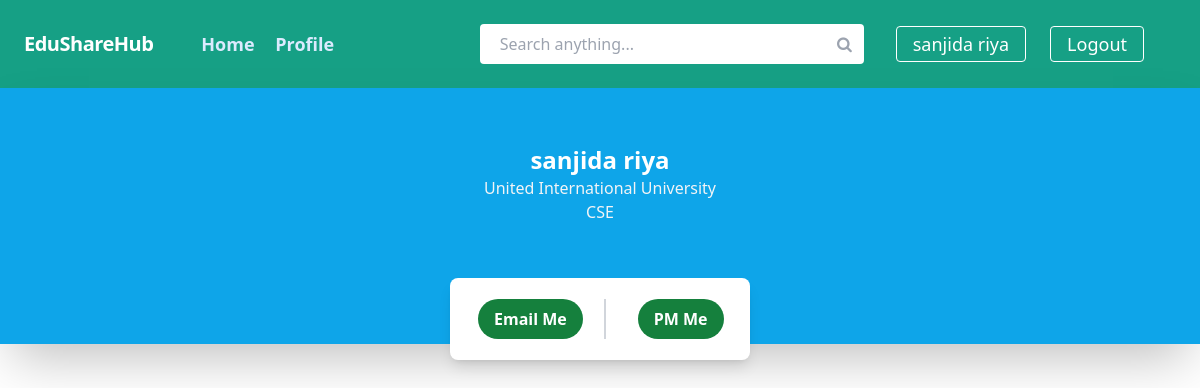
The page /user/profile.php?user_id=2 (signed in) on the database its author committed.
### tables this page shows
CREATE TABLE `users` (
  `f_name` varchar(30) NOT NULL,
  `l_name` varchar(30) NOT NULL,
  `profile_pic_url` varchar(300) DEFAULT NULL,
  `university` varchar(100) NOT NULL,
  `department` varchar(100) NOT NULL,
  `email` varchar(50) NOT NULL,
  `u_id` int(11) NOT NULL,
  `domain` varchar(20) NOT NULL,
  `password` varchar(100) NOT NULL,
  `date` timestamp NOT NULL DEFAULT current_timestamp() ON UPDATE current_timestamp()
);

### include/main-function.php (called while the page is built, shortened)
<?php
    function check_login($conn)
    {
        if (isset($_SESSION['email'])) {
            $id = $_SESSION['email'];
            $query = "SELECT * FROM users WHERE email = '$id'";
            $result = $conn -> query($query);
            if ($result && mysqli_num_rows($result) > 0)
                return mysqli_fetch_assoc($result);
        }
        die;
    }
    function get_user($conn, $u_id)
    {
        $query = "SELECT * FROM users WHERE u_id = '$u_id'";
        $result = $conn -> query($query);
        if ($result && mysqli_num_rows($result) > 0)
            return mysqli_fetch_assoc($result);
        die;
    }

### user/profile.php (the view, shortened to what this page needs)
<!DOCTYPE html>
<html lang="en">
<?php
    require_once '../header.php';
    $user_data = check_login($conn);
    $current_uid = $user_data['u_id'];
    if(isset($_GET['user_id'])) {
        $user_data = get_user($conn, $_GET['user_id']);
    }
    else
        $posts = view_post_by_id($conn, $user_data, $user_data['u_id']);
?>
    <link rel="stylesheet" href="<?php echo CSS['profile.css']."?".time(); ?>">
    <link rel="stylesheet" href="<?php echo CSS['post.css']."?".time(); ?>">
<link rel="stylesheet" href="<?php echo CSS['modal.css']."?".time(); ?>">
</head>
<body>
<?php require_once INCLUDES['nav-logged-template']; ?>
<div class="profile-container">
    <div class="profile-top-gap"> </div>
    <div class="profile-info-container">
        <div class="profile-info-content">
            <div class="profile-info-title">
                <?php echo $user_data['f_name']. ' ' .$user_data['l_name']; ?>
            </div>
            <div class="profile-info-other">
                <?php echo $user_data['university'] ?>
            </div>
            <div class="profile-info-other">
                <?php echo $user_data['department'] ?>
            </div>
        </div>
    </div>
<?php if ($current_uid != $user_data['u_id']) {
    $contact_code_p1 = <<<'EOD'
    <div class="profile-contact-container" style="top:1em">
        <div class="profile-contact-first-of-two">
            <a href="
EOD;
    $contact_code_p2 = <<<'EOD'
" class="profile-btn-contact">
                Email Me
            </a>
        </div>
        <div class="profile-contact-second-of-two">
            <a href="
EOD;
    $contact_code_p3 = <<<'EOD'
" class="profile-btn-contact">
                PM Me
            </a>
        </div>
    </div>
EOD;
    echo $contact_code_p1."mailto:".$user_data['email'].$contact_code_p2.PAGES['private-chat']."?receiver_uid=".$user_data['u_id'].$contact_code_p3;
}
?>
</div>
</body>
</html>

### template/nav-menu-for-logged-user.php (shortened to what this page needs)
<div class="nav-menu-container">
    <div class="nav-menu-wrapper">
        <a href="<?php echo PAGES['home']; ?>" class="nav-menu-item mr-4c">
            Home
        </a>
        <a href="<?php echo PAGES['profile']; ?>" class="nav-menu-item mr-4c">
            Profile
        </a>
    </div>
    <div class="search-bar">
        <div class="search-bar-container">
            <form action="<?php echo PAGES['home']; ?>" method="get">
                <input type="text" class="search-bar-input" name="search-text" placeholder="Search anything...">
                <div class="search-btn-size">
                    <i class="fa fa-search search-btn-icon"></i>
                </div>
            </form>
        </div>
        <div class="nav-menu-btn">
                <?php echo $user_data['f_name']. ' ' .$user_data['l_name']; ?>
        </div>
        <div class="nav-menu-container-right">
            <a href="<?php echo PAGES['logout']; ?>" class="nav-menu-btn">Logout</a>
        </div>
    </div>
</div>
</nav>

### css/styles.css (style rules this page uses)
html { line-height: 1.5; -webkit-text-size-adjust: 100%; -moz-tab-size: 4; -o-tab-size: 4; tab-size: 4; font-family: ui-sans-serif, system-ui, -apple-system, BlinkMacSystemFont, "Segoe UI", Roboto, "Helvetica Neue", Arial, "Noto Sans", sans-serif, "Apple Color Emoji", "Segoe UI Emoji", "Segoe UI Symbol", "Noto Color Emoji"; }
body { margin: 0; line-height: inherit; }
a { color: inherit; text-decoration: inherit; }
button, input, optgroup, select, textarea { font-family: inherit; font-size: 100%; line-height: inherit; color: inherit; margin: 0; padding: 0; }
input::placeholder, textarea::placeholder { opacity: 1; color: #9ca3af; }
.nav-menu-container { margin-left: 1.5rem; display: block; width: 100%; flex-grow: 1; }
@media (min-width: 1024px) { .nav-menu-container { display: flex; } }
@media (min-width: 1024px) { .nav-menu-container { width: auto; } }
@media (min-width: 1024px) { .nav-menu-container { align-items: center; } }
.nav-menu-container-right { float: right; margin-left: 1.5rem; display: block; width: 100%; flex-grow: 1; }
@media (min-width: 1024px) { .nav-menu-container-right { display: flex; } }
@media (min-width: 1024px) { .nav-menu-container-right { width: auto; } }
@media (min-width: 1024px) { .nav-menu-container-right { align-items: center; } }
.nav-menu-wrapper { font-size: 1.125rem; line-height: 1.75rem; font-weight: 600; }
@media (min-width: 1024px) { .nav-menu-wrapper { flex-grow: 1; } }
.nav-menu-item { margin-top: 1rem; display: block; --tw-text-opacity: 1; color: rgb(219 234 254 / var(--tw-text-opacity)); }
@media (min-width: 1024px) { .nav-menu-item { margin-top: 0px; } }
@media (min-width: 1024px) { .nav-menu-item { display: inline-block; } }
.mr-4c { margin-right: 1rem; }
.nav-menu-btn { margin-top: 1rem; border-radius: 0.25rem; border-width: 1px; --tw-border-opacity: 1; border-color: rgb(255 255 255 / var(--tw-border-opacity)); padding-left: 1rem; padding-right: 1rem; padding-top: 0.5rem; padding-bottom: 0.5rem; font-size: 1.125rem; line-height: 1.75rem; line-height: 1; --tw-text-opacity: 1; color: rgb(255 255 255 / var(--tw-text-opacity)); }
@media (min-width: 1024px) { .nav-menu-btn { margin-top: 0px; } }
.search-bar { display: flex; align-items: center; justify-content: center; padding-left: 1rem; padding-right: 1rem; }
@media (min-width: 640px) { .search-bar { padding-left: 1.5rem; padding-right: 1.5rem; } }
@media (min-width: 1024px) { .search-bar { padding-left: 2rem; padding-right: 2rem; } }
.search-bar-container { position: relative; }
@media (min-width: 640px) { .search-bar-container { margin-right: 2.5rem; } }
@media (min-width: 1024px) { .search-bar-container { margin-right: 2rem; } }
.search-bar-input { z-index: 0; height: 2.5rem; width: 24rem; border-radius: 0.25rem; padding-right: 2rem; padding-left: 1.25rem; }
.search-btn-size { position: absolute; top: 0.5rem; right: 0.75rem; }
.search-btn-icon { z-index: 20; --tw-text-opacity: 1; color: rgb(156 163 175 / var(--tw-text-opacity)); }

### rows shown on the page
users: f_name "sanjida", l_name "riya", university "United International University", department "CSE"
